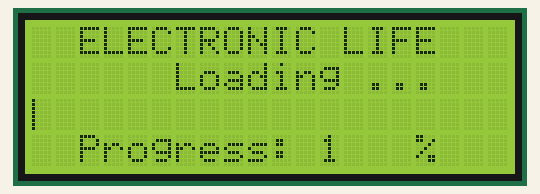
This sketch was run on a simulated Arduino Uno, built with avr-gcc and run on an emulated ATmega328P. Shown: 20×4 character LCD.

Above: at 0.4 s.
At 4.9 s:
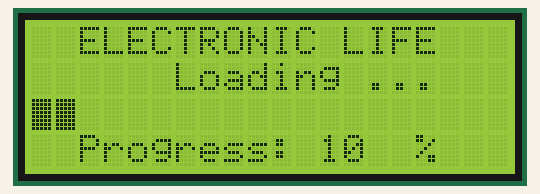
At 9.9 s:
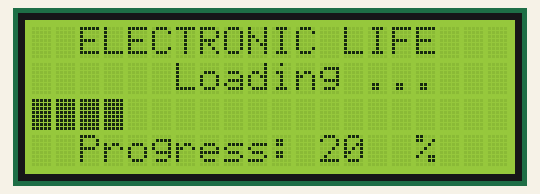
At 19.5 s:
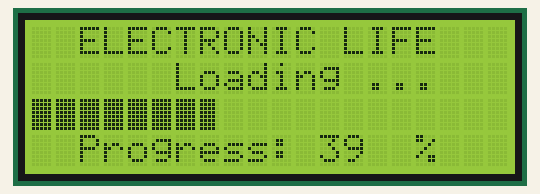
At 29.1 s:
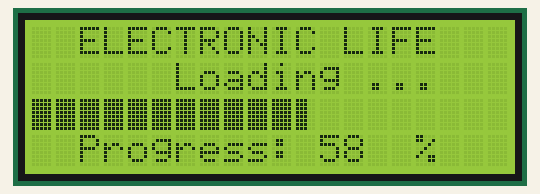
At 39.2 s:
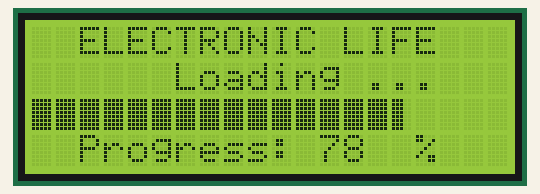

The sketch:

progress_bar.ino
```cpp
#include <Wire.h>
#include <LiquidCrystal_I2C.h>

LiquidCrystal_I2C lcd(0x3F,20,4);

#define lenght 20.0

double percent=100.0;
unsigned char b;
unsigned int peace;

// custom charaters

byte p1[8] = {
  0x10,
  0x10,
  0x10,
  0x10,
  0x10,
  0x10,
  0x10,
  0x10};

byte p2[8] = {
  0x18,
  0x18,
  0x18,
  0x18,
  0x18,
  0x18,
  0x18,
  0x18};

byte p3[8] = {
  0x1C,
  0x1C,
  0x1C,
  0x1C,
  0x1C,
  0x1C,
  0x1C,
  0x1C};

byte p4[8] = {
  0x1E,
  0x1E,
  0x1E,
  0x1E,
  0x1E,
  0x1E,
  0x1E,
  0x1E};

byte p5[8] = {
  0x1F,
  0x1F,
  0x1F,
  0x1F,
  0x1F,
  0x1F,
  0x1F,
  0x1F};

void setup()   {
  lcd.init();
  lcd.backlight();
  delay(100);
  lcd.createChar(0, p1);
  lcd.createChar(1, p2);
  lcd.createChar(2, p3);
  lcd.createChar(3, p4);
  lcd.createChar(4, p5);

  lcd.begin(20,4);
  lcd.setCursor(2,0);
  lcd.print("ELECTRONIC LIFE");
  lcd.setCursor(6,1);
  lcd.print("Loading ...");
  lcd.setCursor(2,3);
  lcd.print("Progress:     %");
  lcd.setCursor(0,1);
  for (int i =0;i<20;i++){
    for(int j=0;j<5;j++){
      lcd.setCursor(i,2);
      lcd.write(j);
      lcd.setCursor(12,3);
      int percent= j+1+(5*i) ;
      lcd.print(percent);
      delay(500);
    }
  }
  lcd.clear();


}

void loop()
{

}
```

Measured:
- what the display in image 0 shows lasts 0.5 s, from 0.3 s to 0.8 s
